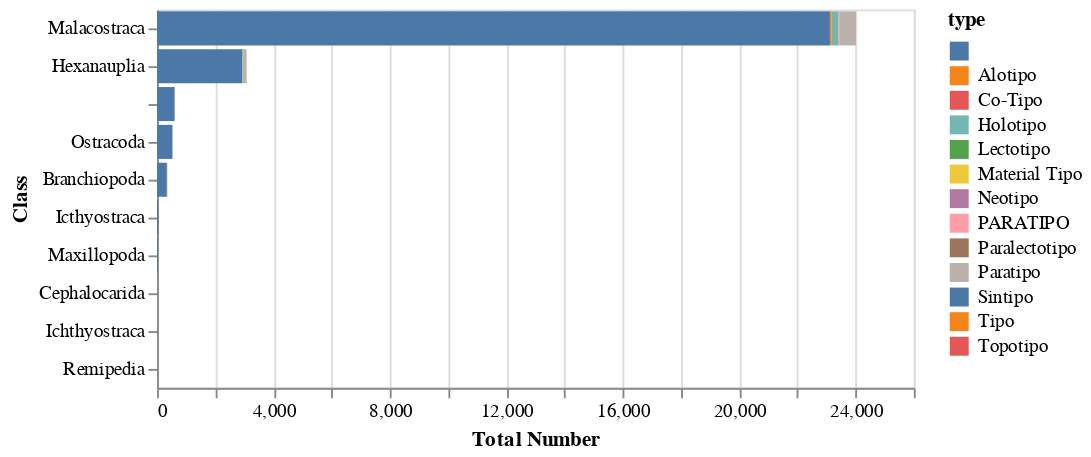
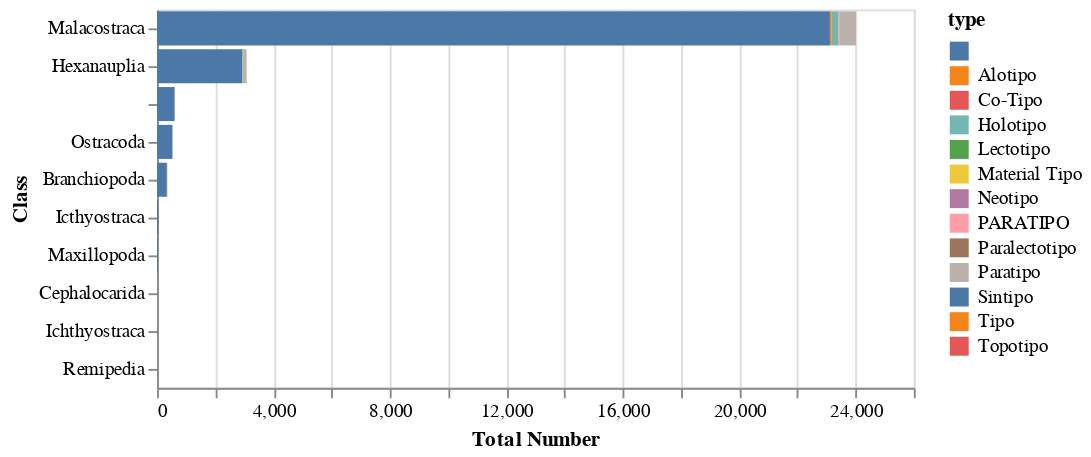

Here is the notebook cell these charts were saved with, in order:
### Code cell
%run Reader 
# %run Validator 
# %run Visualizer 

# # initate the reader class to feed the dataset
# reader = Reader('./data/db.csv')
# tableResult = reader.readData()

# # validate the different types of data
# validator = Validator(tableResult)
# validatedResults = validator.validateData()

# # initate the visualiser which will change the various graphs after data is validated
# visualiser = Visualizer(validatedResults)

# visualiser.plotClassOrder()

### Figure 1 — Vega-Lite specification as saved in the notebook (floating-point values rounded to 4 significant figures; data arrays with more than 128 entries replaced by an {"elided": "..."} marker saying what was removed)
{"config": {"view": {"continuousWidth": 400, "continuousHeight": 300}}, "data": {"name": "data-b23ac94ecbefd3d5b6375b1660e5d57a"}, "mark": "bar", "encoding": {"color": {"type": "nominal", "field": "type"}, "order": {"type": "nominal", "field": "type", "sort": "ascending"}, "x": {"type": "quantitative", "aggregate": "sum", "field": "number", "title": "Total Number"}, "y": {"type": "nominal", "field": "clasS", "sort": {"field": "number", "order": "descending"}, "title": "Class"}}, "$schema": "https://vega.github.io/schema/vega-lite/v4.0.2.json", "datasets": {"data-b23ac94ecbefd3d5b6375b1660e5d57a": {"elided": "130 records"}}}

### Figure 2 — Vega-Lite specification as saved in the notebook (floating-point values rounded to 4 significant figures; data arrays with more than 128 entries replaced by an {"elided": "..."} marker saying what was removed)
{"config": {"view": {"continuousWidth": 400, "continuousHeight": 300}}, "data": {"name": "data-b23ac94ecbefd3d5b6375b1660e5d57a"}, "mark": "bar", "encoding": {"color": {"type": "nominal", "field": "type"}, "order": {"type": "nominal", "field": "type", "sort": "ascending"}, "x": {"type": "quantitative", "aggregate": "sum", "field": "number", "title": "Total Number"}, "y": {"type": "nominal", "field": "clasS", "sort": {"field": "number", "order": "descending"}, "title": "Class"}}, "$schema": "https://vega.github.io/schema/vega-lite/v4.0.2.json", "datasets": {"data-b23ac94ecbefd3d5b6375b1660e5d57a": {"elided": "130 records"}}}
